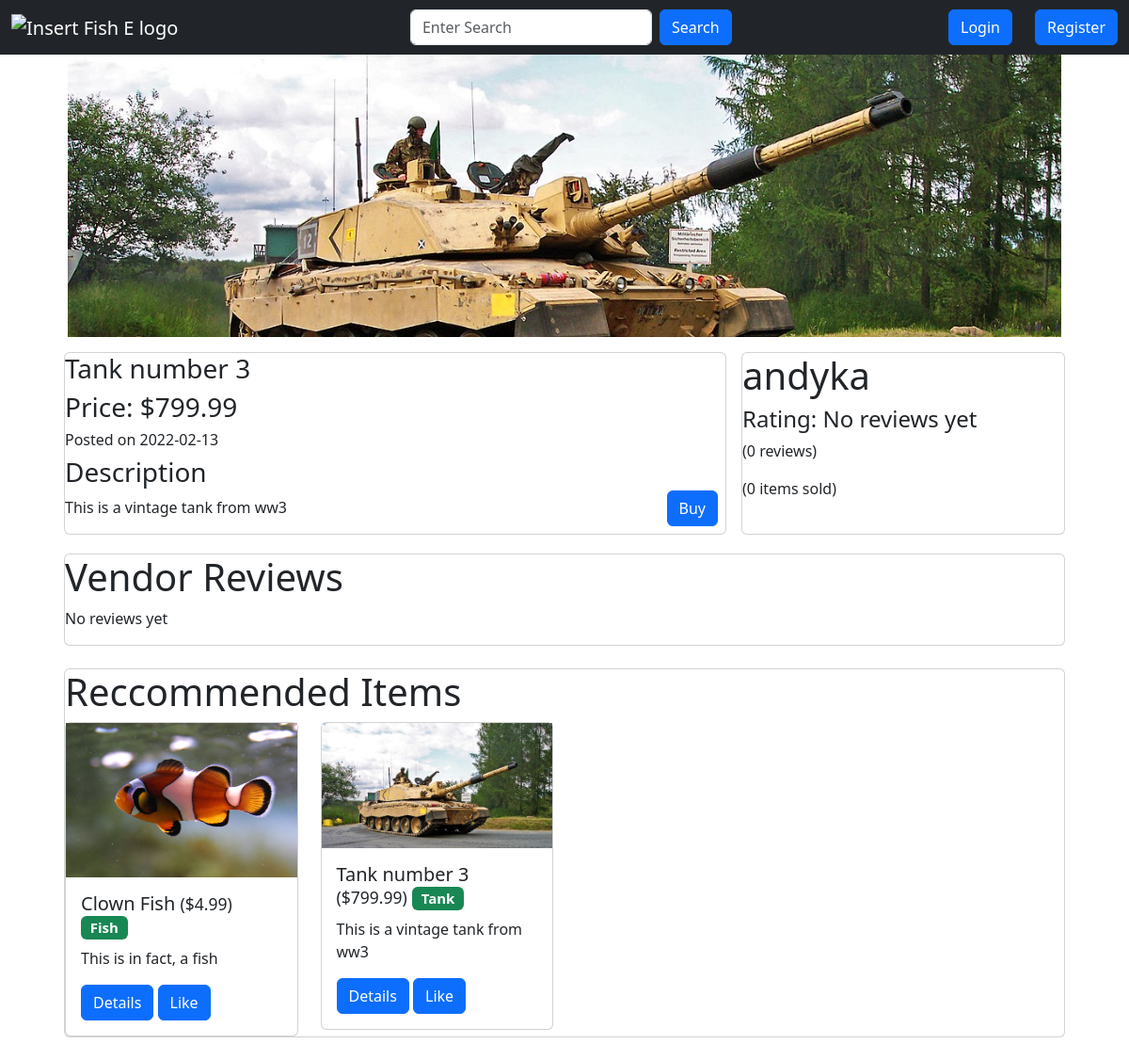
The app's page /item/2 with its own data.
### app.py (models this page shows, shortened)
class Item(db.Model):
    __searchable__ = ["name", "description"]
    id = db.Column(db.Integer, primary_key=True)
    user_id = db.Column(db.Integer, db.ForeignKey("user.id"), nullable=False)
    name = db.Column(db.String(100), nullable=False)
    description = db.Column(db.String(500), nullable=False)
    category = db.Column(db.String(20), nullable=True)
    base_price = db.Column(db.Float, nullable=False)
    image_file = db.Column(db.String(200), nullable=False, default="default.jpg")
    date_posted = db.Column(db.DateTime, nullable=False, default=datetime.utcnow)
    likes = db.relationship("ItemLike", backref="item", lazy=True)
    status = db.Column(
        db.String(10), nullable=False, default="available"
    )  # "available" or "sold"
    @property
    def price(self):
        return "{:.2f}".format(self.base_price)

class User(db.Model, UserMixin):
    id = db.Column(db.Integer, primary_key=True)
    username = db.Column(db.String(20), unique=True, nullable=False)
    email = db.Column(db.String(120), unique=True, nullable=False)
    description = db.Column(db.String(500), nullable=True)
    image_file = db.Column(db.String(20), nullable=False, default="default.jpg")
    password = db.Column(db.String(60), nullable=False)
    date_joined = db.Column(db.DateTime, nullable=False, default=datetime.utcnow)
    items = db.relationship("Item", backref="author", lazy=True)
    bought = db.relationship(
        "Transaction", foreign_keys="Transaction.user_id", backref="buyer", lazy=True
    )
    sold = db.relationship(
        "Transaction", foreign_keys="Transaction.vendor_id", backref="seller", lazy=True
    )
    reviews = db.relationship(
        "Review", foreign_keys="Review.user_id", backref="author", lazy=True
    )
    reviewed = db.relationship(
        "Review", foreign_keys="Review.recipient_id", backref="getter", lazy=True
    )
    liked = db.relationship(
        "ItemLike", foreign_keys="ItemLike.user_id", backref="user", lazy=True
    )
    @property
    def ratings(self):
        return len(self.reviewed)
    @property
    def rating(self):
        total = 0
        reviews = self.reviewed
        if reviews:
            for review in reviews:
                total += review.rating
            average = total / len(self.reviewed)
            return "{:.1f}".format(average)
        return "No reviews yet"

### app.py (the view)
@app.route("/item/<int:item_id>")
def render_item(item_id):
    r_items = Item.query.filter_by(status="available").limit(4).all()
    form = SearchForm()
    item = Item.query.filter_by(id=item_id).first()
    vendor = User.query.filter_by(id=item.user_id).first()
    v_sold_count = len(vendor.sold)
    reviews = vendor.reviewed[:4]
    review_authors = [
        User.query.filter_by(id=review.user_id).first() for review in reviews
    ]
    reviews = list(zip(review_authors, reviews))
    if item:
        return render_template(
            "item.html",
            form=form,
            item=item,
            vendor=vendor,
            r_items=r_items,
            v_sold_count=v_sold_count,
            reviews=reviews,
        )

### app.py
class SearchForm(FlaskForm):
    search = StringField(
        validators=[DataRequired()], render_kw={"placeholder": "Enter Search"}
    )
    submit = SubmitField("Search")

### templates/item.html (shortened to what this page needs)
{% from 'macros/navbar.html' import navbar %}
{% from 'macros/reccommended_items.html' import reccommended_items %}
{% from 'macros/render_review.html' import render_review %}
{% extends 'base.html' %}
{% block content %}
{{ navbar(form, current_user) }}
<div class="container-fluid">
    <div class="row mb-3 mx-5">
        <div class="col-md-12">
            <img src="{{ url_for('static', filename='img/fish/' + item.image_file) }}" alt="insert image"
                style="object-fit: cover; width: 100%; height: 300px;">
        </div>
    </div>
    <div class="row g-3 mx-5">
        <div class="col-md-8">
            <div class="row">
                <div class="col">
                    <div class="card" style="height: 100%;">
                        <div class="row">
                            <div class="col">
                                <h3>{{ item.name }}</h3>
                            </div>
                        </div>
                        <div class="row">
                            <div class="col">
                                <h3>Price: ${{ item.price }}</h3>
                            </div>
                        </div>
                        <div class="row">
                            <div class="col">
                                <h6>Posted on {{ item.date_posted.date() }}</h3>
                            </div>
                        </div>
                        <div class="row">
                            <div class="col">
                                <h3>Description</h3>
                                <p>{{ item.description }}</p>
                            </div>
                            <div class="col">
                                <span style="position: absolute; bottom: 0; right: 0;">
                                    <a href="/buy/{{ item.id }}" role="button"
                                        class="btn btn-primary m-2 {% if item.status=='bought' %}disabled{% endif %}" ">Buy</a>
                                </span>
                            </div>
                        </div>
                    </div>
                </div>
            </div>
        </div>
        <div class="col-md-4">
            <div class="card" style="height: 100%;">
                <h1>{{ vendor.username }}</h1>
                <h4>Rating: {{ vendor.rating }}</h4>
                <p>({{ vendor.ratings }} reviews)</p>
                <p>({{ v_sold_count }} items sold)</p>
            </div>
        </div>
    </div>
    <div class="row my-1 mx-5 g-3">
        <div class="col-md-12">
            <div class="card" style="height: 100%;">
                <h1>Vendor Reviews</h1>
                {% if reviews %}
                {% for review in reviews %}
                {{ render_review(review) }}
                {% endfor %}
                {% else %}
                <p>No reviews yet</p>
                {% endif %}
            </div>
        </div>
    </div>
    <div class="row my-3 mx-5">
        <div class="col-md-12 p-2">
            <div class="card">
                {{ reccommended_items(r_items, current_user) }}
            </div>
        </div>
    </div>
</div>
{% endblock content %}

### templates/macros/reccommended_items.html
{% from 'macros/item_card.html' import item_card %}
{% macro reccommended_items(items, current_user) %}
<div class="row">
    <div class="col">
        <div class="row">
            <div class="col">
                <h1>Reccommended Items</h1>
            </div>
        </div>
        <div class="row gy-5">
            {% for item in items %}
            <div class="col-md-3">
                {{ item_card(item, current_user) }}
            </div>
            {% endfor %}
        </div>
    </div>
</div>
{% endmacro %}

### templates/macros/item_card.html
{% macro item_card(item, current_user) %}
<div class="card">
    <img src="{{ url_for('static', filename='img/fish/' + item.image_file) }}" alt="insert image"
        style="display: block; max-width: 100%; height: auto;">
    <div class="card-body">
        <h5 class="card-title">{{ item.name }}
            {% if item.status == "bought" %}
            <small>(bought)</small>
            {% else %}
            <small>(${{ item.base_price }})</small>
            {% endif %}
            <span class="badge bg-success">{{ item.category }}</span>
        </h5>
        <p class="card-text">{{ item.description }}</p>
        <a href="/item/{{ item.id }}" class="btn btn-primary">Details</a>
        {% if current_user.is_authenticated %}
        {% if not current_user.has_liked_item(item) %}
        <a href="{{ url_for('like_action', item_id=item.id, action='like') }}" class="btn btn-primary">Like</a>
        {% else %}
        <a href="{{ url_for('like_action', item_id=item.id, action='unlike') }}" class="btn btn-primary">Unlike</a>
        {% endif %}
        {% else %}
        <a href="{{ url_for('like_action', item_id=item.id, action='like') }}" class="btn btn-primary">Like</a>
        {% endif %}
    </div>
</div>
{% endmacro %}

### records on screen
Item: image_file (picture), name "Tank number 3", price "799.99", date_posted "2022-02-13", description "This is a vintage tank from ww3", base_price "799.99", category "Tank"
User: username "andyka"
Item: image_file (picture), name "Clown Fish", base_price "4.99", category "Fish", description "This is in fact, a fish"

### other values on screen
{{ vendor.rating }} "No reviews yet"
{{ vendor.ratings }} "0"
{{ v_sold_count }} "0"
